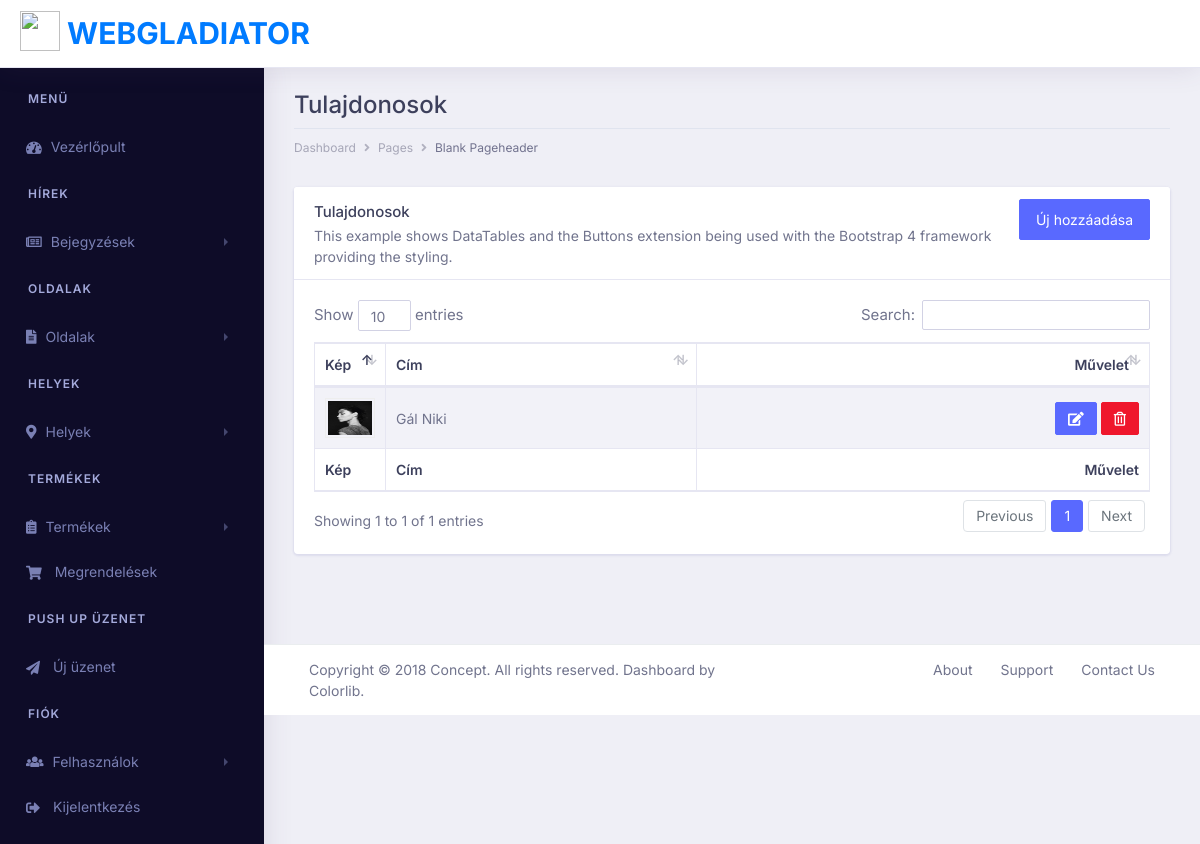
/posts/owners (signed in), run on the app's committed database.
### posts/models.py (models this page shows, shortened)
class PostOwner(models.Model):
    post_owner_name = models.CharField(max_length=200, db_index=True)
    post_owner_image = models.ImageField(upload_to='posts/owner', default='posts/owner/default.jpg')

### posts/views.py (the view)
# urls.py: path('owners', views.index_owner, name='post_owner_index'),
@login_required
def index_owner(request):
    try:
        owners = PostOwner.objects.all()
    except PostOwner.DoesNotExist:
        raise Http404("404 | Nem létezik!")
    return render(request, 'posts/index_owner.html', {'owners':owners})

### posts/templates/posts/index_owner.html (shortened to what this page needs)
{% extends "../base_posts.html" %}
{% block content %}
    <div class="row">
        <div class="col-xl-12 col-lg-12 col-md-12 col-sm-12 col-12">
            <div class="page-header">
                <h2 class="pageheader-title">Tulajdonosok</h2>
                <div class="page-breadcrumb">
                    <nav aria-label="breadcrumb">
                        <ol class="breadcrumb">
                            <li class="breadcrumb-item"><a href="#" class="breadcrumb-link">Dashboard</a></li>
                            <li class="breadcrumb-item"><a href="#" class="breadcrumb-link">Pages</a></li>
                            <li class="breadcrumb-item active" aria-current="page">Blank Pageheader</li>
                        </ol>
                    </nav>
                </div>
            </div>
        </div>
    </div>
    <div class="row">
        <div class="col-xl-12 col-lg-12 col-md-12 col-sm-12 col-12">
            <div class="card">
                <div class="card-header">
                    <div class="float-right">
                        <a href="{% url 'post_owner_create' %}" class="btn btn-primary">Új hozzáadása</a>
                    </div>
                    <h5 class="mb-0">Tulajdonosok</h5>
                    <p>This example shows DataTables and the Buttons extension being used with the Bootstrap 4 framework providing the styling.</p>
                </div>
                <div class="card-body">
                    <div class="table-responsive">
                        <table id="example" class="table table-striped table-bordered first table-sm" style="width:100%">
                            <thead>
                                <tr>
                                    <th>Kép</th>
                                    <th>Cím</th>
                                    <th class="text-right">Művelet</th>
                                </tr>
                            </thead>
                            <tbody>
                            {% for owner in owners %}
                                <tr>
                                    <td width="50px"><img src="{{owner.post_owner_image.url}}" style="width: 100%; height: 40px; padding: 2px; border: 1px solid #eee;"></td>
                                    <td style="text-transform: none;"><span class="span-title">{{owner.post_owner_name}}</span></td>
                                    <td class="text-right">
                                        <a href="{% url 'post_owner_update' owner.pk %}" class="btn btn-sm btn-primary"><i class="fa fa-edit"></i></a>
                                        <a href="{% url 'post_owner_delete' owner.pk %}" class="btn btn-sm btn-danger text-white"><i class="far fa-trash-alt"></i></a>
                                    </td>
                                </tr>
                             {% endfor %}
                            </tbody>
                            <tfoot>
                                <tr>
                                    <th>Kép</th>
                                    <th>Cím</th>
                                    <th class="text-right">Művelet</th>
                                </tr>
                            </tfoot>
                        </table>
                    </div>
                </div>
            </div>
        </div>
    </div>
{% endblock %}

### data on the page
PostOwner: post_owner_image (picture), post_owner_name "Gál Niki"
